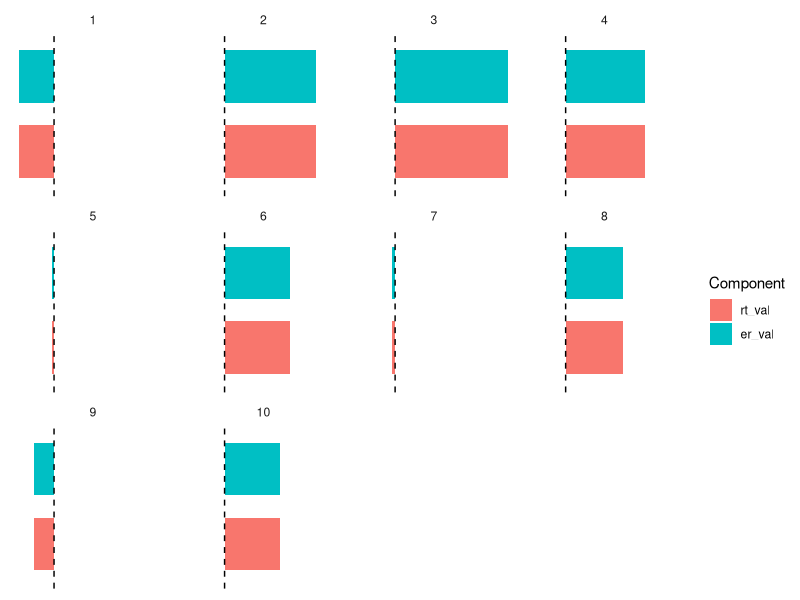
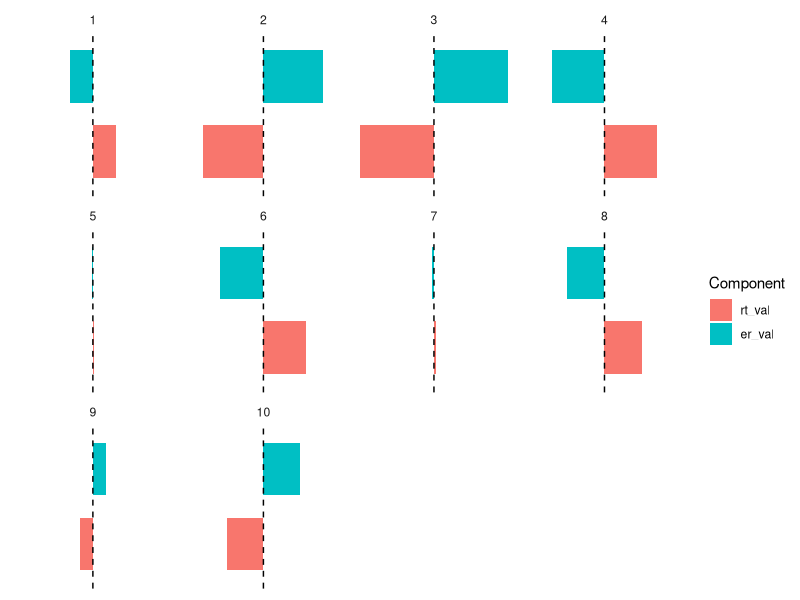
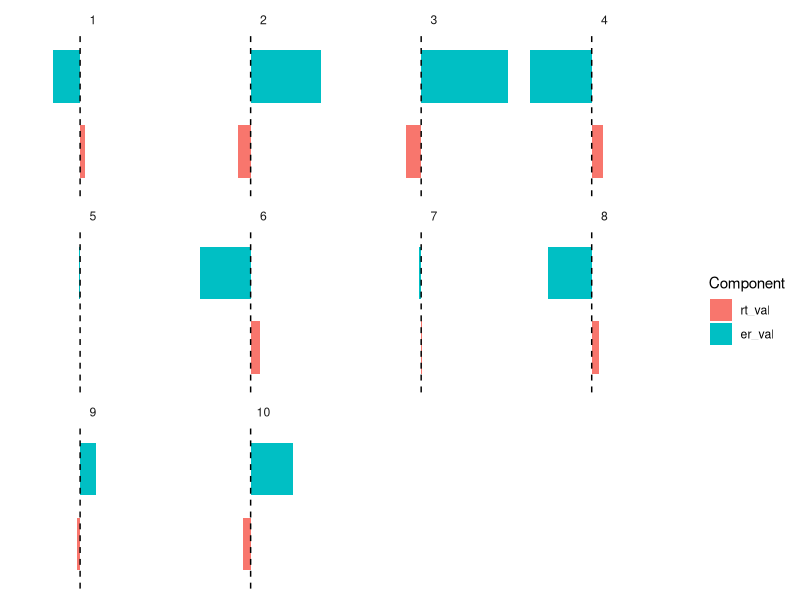

The R source for these figures, in order:
# ---- loading packages ----
library(tidyverse)




# ---- create raw data ----
set.seed(14)
raw_data <- tibble(
  ID = 1:10,
  true_val = rnorm(10),
  sat_val = sample(c(-1, 1), size = 10, replace = TRUE)
)





# ----- no sat plot ----
no_sat_data <- raw_data |>
  mutate(
    rt_val = true_val / 2,
    er_val = true_val / 2,
  )

no_plot_data <- no_sat_data |>
  select(ID, rt_val, er_val) |>
  pivot_longer(
    cols = -ID,
    names_to = "component",
    values_to = "value"
  ) |>
  mutate(
    component = factor(
      component,
      levels = c(
        "rt_val",
        "true_val",
        "er_val"
      )
    )
  )


no_sat <- ggplot(no_plot_data,
       aes(x = component,
           y = value,
           fill = component)) +
  geom_col(width = 0.7) +
  geom_hline(yintercept = 0, linetype = "dashed") +
  coord_flip() +
  facet_wrap(~ ID) +
  scale_y_continuous(labels = abs) +
  labs(
    x = NULL,
    y = NULL,
    fill = "Component"
  ) +
  theme_minimal() +
  theme(
    panel.grid = element_blank(),
    # remove axis text
    axis.text.x = element_blank(),
    axis.text.y = element_blank(),
    # remove axis titles
    axis.title.x = element_blank(),
    axis.title.y = element_blank(),
    plot.background = element_rect(
      fill = "white",
      color = NA
    ),
    panel.background = element_rect(
      fill = "white",
      color = NA
    )
  )


ggsave(plot = no_sat, filename = 'other_plots/sat_plots/version2/no_sat.png', width = 8, height = 5)





# ----- clean sat plot ----
clean_sat_data <- raw_data |>
  mutate(
    rt_val = true_val / 2 * sat_val,
    er_val = true_val / 2 * (- sat_val),
  )

clean_plot_data <- clean_sat_data |>
  select(ID, rt_val, er_val) |>
  pivot_longer(
    cols = -ID,
    names_to = "component",
    values_to = "value"
  ) |>
  mutate(
    component = factor(
      component,
      levels = c(
        "rt_val",
        "true_val",
        "er_val"
      )
    )
  )


clean_sat <- ggplot(clean_plot_data,
       aes(x = component,
           y = value,
           fill = component)) +
  geom_col(width = 0.7) +
  geom_hline(yintercept = 0, linetype = "dashed") +
  coord_flip() +
  facet_wrap(~ ID) +
  scale_y_continuous(labels = abs) +
  labs(
    x = NULL,
    y = NULL,
    fill = "Component"
  ) +
  theme_minimal() +
  theme(
    panel.grid = element_blank(),
    # remove axis text
    axis.text.x = element_blank(),
    axis.text.y = element_blank(),
    # remove axis titles
    axis.title.x = element_blank(),
    axis.title.y = element_blank(),
    plot.background = element_rect(
      fill = "white",
      color = NA
    ),
    panel.background = element_rect(
      fill = "white",
      color = NA
    )
  )

ggsave(plot = clean_sat, filename = 'other_plots/sat_plots/version2/clean_sat.png', width = 8, height = 5)




# ----- shift sat plot ----
shift_sat_data <- raw_data |>
  mutate(
    rt_val = true_val / 8 * sat_val,
    er_val = true_val / sqrt(2) * (- sat_val),
  )

shift_plot_data <- shift_sat_data |>
  select(ID, rt_val, er_val) |>
  pivot_longer(
    cols = -ID,
    names_to = "component",
    values_to = "value"
  ) |>
  mutate(
    component = factor(
      component,
      levels = c(
        "rt_val",
        "true_val",
        "er_val"
      )
    )
  )


shift_sat <- ggplot(shift_plot_data,
       aes(x = component,
           y = value,
           fill = component)) +
  geom_col(width = 0.7) +
  geom_hline(yintercept = 0, linetype = "dashed") +
  coord_flip() +
  facet_wrap(~ ID) +
  scale_y_continuous(labels = abs) +
  labs(
    x = NULL,
    y = NULL,
    fill = "Component"
  ) +
  theme_minimal() +
  theme(
    panel.grid = element_blank(),
    # remove axis text
    axis.text.x = element_blank(),
    axis.text.y = element_blank(),
    # remove axis titles
    axis.title.x = element_blank(),
    axis.title.y = element_blank(),
    plot.background = element_rect(
      fill = "white",
      color = NA
    ),
    panel.background = element_rect(
      fill = "white",
      color = NA
    )
  )

ggsave(plot = shift_sat, filename = 'other_plots/sat_plots/version2/shift_sat.png', width = 8, height = 5)
